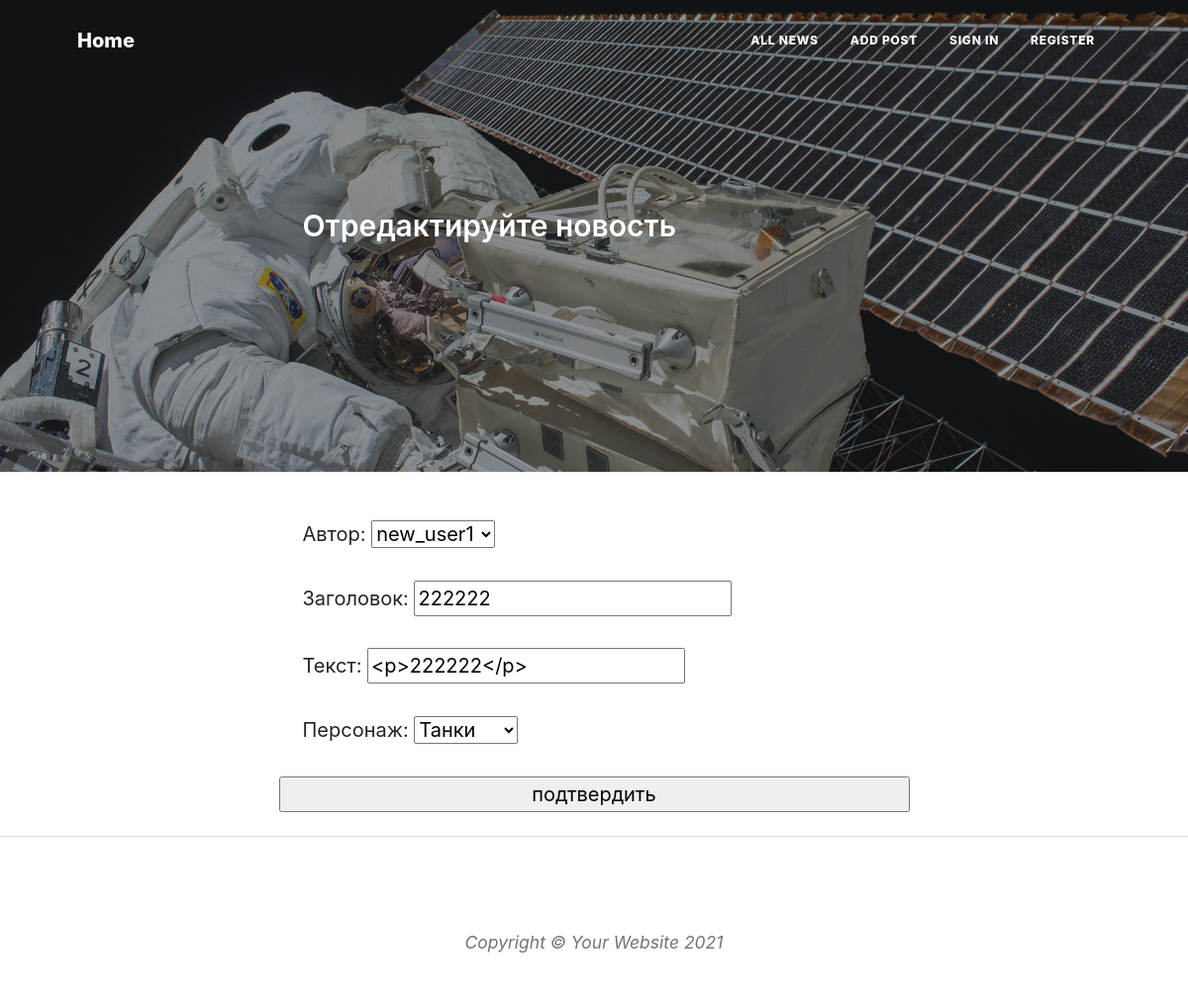
Screenshot of /news/2/edit with the database file from the repository.
### ads/models.py (models this page shows, shortened)
class News(models.Model):
    author = models.ForeignKey(User, verbose_name='Автор', on_delete=models.CASCADE)
    header = models.CharField('Заголовок', max_length=255)
    content = RichTextUploadingField('Текст')
    character = models.ForeignKey(Characters, verbose_name='Персонаж', on_delete=models.CASCADE)
    time = models.DateTimeField('Дата публикации', auto_now_add=True)
    class Meta:
        verbose_name = 'Публикация'
        verbose_name_plural = 'Публикации'

### ads/views.py (the view)
# urls.py: path('news/<int:pk>/edit', PostEdit.as_view(), name='edit'),
class PostEdit(UpdateView):
    permission_required = ('news.change_post',)
    model = News
    form_class = PostForm
    def get_object(self, **kwargs):
        pk = self.kwargs.get('pk')
        return News.objects.get(pk=pk)

### ads/forms.py
class PostForm(forms.ModelForm):
    content = forms.CharField(label='Текст', widget=CKEditorUploadingWidget())
    class Meta:
        model = News
        fields = ['author', 'header', 'content', 'character']

### ads/models.py (called while the page is built)
    def __str__(self):
        return self.name

### templates/ads/News_form.html (shortened to what this page needs)
{% extends 'ads/News_detail.html' %}
{% load static %}
{% block content %}
        <header class="masthead" style="background-image: url({% static 'news/assets/img/post-bg.jpg' %})">
            <div class="container position-relative px-4 px-lg-5">
                <div class="row gx-4 gx-lg-5 justify-content-center">
                    <div class="col-md-10 col-lg-8 col-xl-7">
                        <div class="post-heading">
                            <span class="subheading">Отредактируйте новость</span>
                        </div>
                    </div>
                </div>
            </div>
        </header>
        <article class="mb-4">
            <div class="container px-4 px-lg-5">
                <div class="row gx-4 gx-lg-5 justify-content-center">
                    <div class="col-md-10 col-lg-8 col-xl-7">
                        <form method="POST">
                            <div class="row gx-4 gx-lg-5 justify-content-center">
                                <form>
                                {{ form.as_p }}
                                <input type="submit" value="подтвердить"/>
                                </form>
                            </div>
                        </form>
                    </div>
                </div>
            </div>
        </article>
{% endblock content %}

### rows the page displays
News: author "new_user1", header "222222", content "<p>222222</p>", character "Танки"
